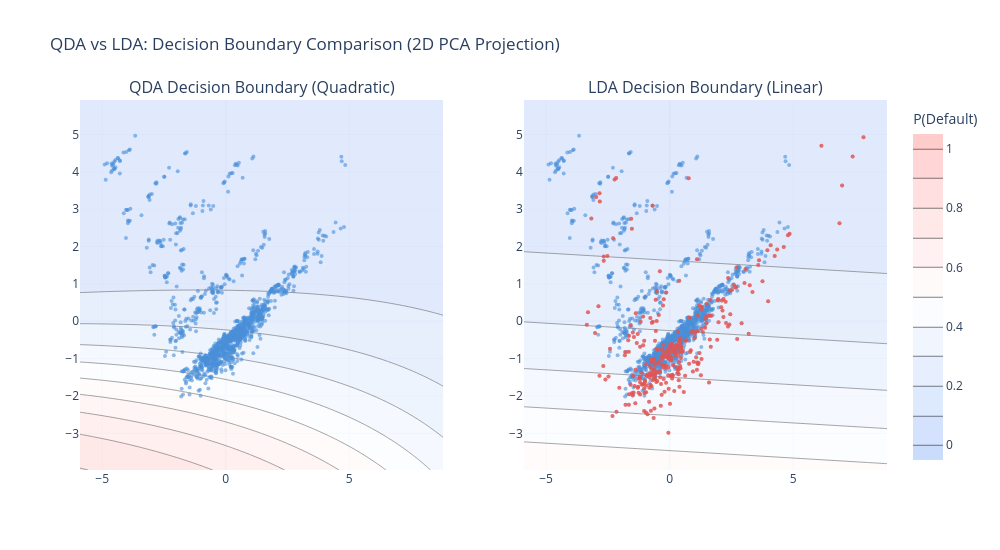

This figure's notebook cell:
### Markdown cell above
---
## 8. Decision Boundary Visualization (QDA vs LDA)

### Code cell
pca_2d = PCA(n_components=2, random_state=42)
X_train_2d = pca_2d.fit_transform(X_train_t)
X_test_2d = pca_2d.transform(X_test_t)

# Train QDA and LDA on 2D data
qda_2d = QuadraticDiscriminantAnalysis(reg_param=best_reg_param)
qda_2d.fit(X_train_2d, y_train)

lda_2d = LinearDiscriminantAnalysis(shrinkage="auto", solver="lsqr")
lda_2d.fit(X_train_2d, y_train)

# Create mesh
h = 0.1
x_min, x_max = X_test_2d[:, 0].min() - 1, X_test_2d[:, 0].max() + 1
y_min, y_max = X_test_2d[:, 1].min() - 1, X_test_2d[:, 1].max() + 1
xx, yy = np.meshgrid(np.arange(x_min, x_max, h), np.arange(y_min, y_max, h))

Z_qda = qda_2d.predict_proba(np.c_[xx.ravel(), yy.ravel()])[:, 1].reshape(xx.shape)
Z_lda = lda_2d.predict_proba(np.c_[xx.ravel(), yy.ravel()])[:, 1].reshape(xx.shape)

from plotly.subplots import make_subplots

fig_db = make_subplots(
    rows=1, cols=2,
    subplot_titles=("QDA Decision Boundary (Quadratic)", "LDA Decision Boundary (Linear)"),
)

for col, Z, title in [(1, Z_qda, "qda"), (2, Z_lda, "lda")]:
    fig_db.add_trace(go.Contour(
        x=np.arange(x_min, x_max, h), y=np.arange(y_min, y_max, h), z=Z,
        colorscale=[[0, COLORS["ice"]], [0.5, COLORS["white"]], [1, "#ffcccc"]],
        contours=dict(start=0, end=1, size=0.1),
        showscale=(col == 2), colorbar=dict(title="P(Default)"),
        opacity=0.7,
    ), row=1, col=col)

# Add points
for label, color, name in [(0, COLORS["accent"], "Good Loan"), (1, COLORS["red"], "Default")]:
    mask = y_test == label
    fig_db.add_trace(go.Scatter(
        x=X_test_2d[mask, 0], y=X_test_2d[mask, 1],
        mode="markers", name=name,
        marker=dict(color=color, size=4, opacity=0.6),
        showlegend=(col == 1),
    ), row=1, col=1 if label == 0 else 2)
    fig_db.add_trace(go.Scatter(
        x=X_test_2d[mask, 0], y=X_test_2d[mask, 1],
        mode="markers", name=name,
        marker=dict(color=color, size=4, opacity=0.6),
        showlegend=False,
    ), row=1, col=2)

fig_db.update_layout(
    title="QDA vs LDA: Decision Boundary Comparison (2D PCA Projection)",
    height=550, width=1000,
)
fig_db.show()
save_chart(fig_db, MODEL_SLUG, "decision_boundary_qda_vs_lda")

### Figure 1 — Plotly figure (JSON) as saved in the notebook; plotly's stock layout.template omitted (floating-point values rounded to 4 significant figures; data arrays with more than 128 entries replaced by an {"elided": "..."} marker saying what was removed)
{"data": [{"colorbar": {"title": {"text": "P(Default)"}}, "colorscale": [[0, "#CADCFC"], [0.5, "#ffffff"], [1, "#ffcccc"]], "contours": {"end": 1, "size": 0.1, "start": 0}, "opacity": 0.7, "showscale": false, "type": "contour", "x": {"elided": "148 float values"}, "xaxis": "x", "y": [-3.981, -3.881, -3.781, -3.681, -3.581, -3.481, -3.381, -3.281, -3.181, -3.081, -2.981, -2.881, -2.781, -2.681, -2.581, -2.481, -2.381, -2.281, -2.181, -2.081, -1.981, -1.881, -1.781, -1.681, -1.581, -1.481, -1.381, -1.281, -1.181, -1.081, -0.9811, -0.8811, -0.7811, -0.6811, -0.5811, -0.4811, -0.3811, -0.2811, -0.1811, -0.08114, 0.01886, 0.1189, 0.2189, 0.3189, 0.4189, 0.5189, 0.6189, 0.7189, 0.8189, 0.9189, 1.019, 1.119, 1.219, 1.319, 1.419, 1.519, 1.619, 1.719, 1.819, 1.919, 2.019, 2.119, 2.219, 2.319, 2.419, 2.519, 2.619, 2.719, 2.819, 2.919, 3.019, 3.119, 3.219, 3.319, 3.419, 3.519, 3.619, 3.719, 3.819, 3.919, 4.019, 4.119, 4.219, 4.319, 4.419, 4.519, 4.619, 4.719, 4.819, 4.919, 5.019, 5.119, 5.219, 5.319, 5.419, 5.519, 5.619, 5.719, 5.819, 5.919], "yaxis": "y", "z": {"elided": "100x148 float values"}}, {"colorbar": {"title": {"text": "P(Default)"}}, "colorscale": [[0, "#CADCFC"], [0.5, "#ffffff"], [1, "#ffcccc"]], "contours": {"end": 1, "size": 0.1, "start": 0}, "opacity": 0.7, "showscale": true, "type": "contour", "x": {"elided": "148 float values"}, "xaxis": "x2", "y": [-3.981, -3.881, -3.781, -3.681, -3.581, -3.481, -3.381, -3.281, -3.181, -3.081, -2.981, -2.881, -2.781, -2.681, -2.581, -2.481, -2.381, -2.281, -2.181, -2.081, -1.981, -1.881, -1.781, -1.681, -1.581, -1.481, -1.381, -1.281, -1.181, -1.081, -0.9811, -0.8811, -0.7811, -0.6811, -0.5811, -0.4811, -0.3811, -0.2811, -0.1811, -0.08114, 0.01886, 0.1189, 0.2189, 0.3189, 0.4189, 0.5189, 0.6189, 0.7189, 0.8189, 0.9189, 1.019, 1.119, 1.219, 1.319, 1.419, 1.519, 1.619, 1.719, 1.819, 1.919, 2.019, 2.119, 2.219, 2.319, 2.419, 2.519, 2.619, 2.719, 2.819, 2.919, 3.019, 3.119, 3.219, 3.319, 3.419, 3.519, 3.619, 3.719, 3.819, 3.919, 4.019, 4.119, 4.219, 4.319, 4.419, 4.519, 4.619, 4.719, 4.819, 4.919, 5.019, 5.119, 5.219, 5.319, 5.419, 5.519, 5.619, 5.719, 5.819, 5.919], "yaxis": "y2", "z": {"elided": "100x148 float values"}}, {"marker": {"color": "#4A90D9", "opacity": 0.6, "size": 4}, "mode": "markers", "name": "Good Loan", "showlegend": false, "type": "scatter", "x": {"elided": "1193 float values"}, "xaxis": "x", "y": {"elided": "1193 float values"}, "yaxis": "y"}, {"marker": {"color": "#4A90D9", "opacity": 0.6, "size": 4}, "mode": "markers", "name": "Good Loan", "showlegend": false, "type": "scatter", "x": {"elided": "1193 float values"}, "xaxis": "x2", "y": {"elided": "1193 float values"}, "yaxis": "y2"}, {"marker": {"color": "#E15554", "opacity": 0.6, "size": 4}, "mode": "markers", "name": "Default", "showlegend": false, "type": "scatter", "x": {"elided": "297 float values"}, "xaxis": "x2", "y": {"elided": "297 float values"}, "yaxis": "y2"}, {"marker": {"color": "#E15554", "opacity": 0.6, "size": 4}, "mode": "markers", "name": "Default", "showlegend": false, "type": "scatter", "x": {"elided": "297 float values"}, "xaxis": "x2", "y": {"elided": "297 float values"}, "yaxis": "y2"}], "layout": {"annotations": [{"font": {"size": 16}, "showarrow": false, "text": "QDA Decision Boundary (Quadratic)", "x": 0.225, "xanchor": "center", "xref": "paper", "y": 1, "yanchor": "bottom", "yref": "paper"}, {"font": {"size": 16}, "showarrow": false, "text": "LDA Decision Boundary (Linear)", "x": 0.775, "xanchor": "center", "xref": "paper", "y": 1, "yanchor": "bottom", "yref": "paper"}], "height": 550, "title": {"text": "QDA vs LDA: Decision Boundary Comparison (2D PCA Projection)"}, "width": 1000, "xaxis": {"anchor": "y", "domain": [0, 0.45]}, "xaxis2": {"anchor": "y2", "domain": [0.55, 1]}, "yaxis": {"anchor": "x", "domain": [0, 1]}, "yaxis2": {"anchor": "x2", "domain": [0, 1]}}}
